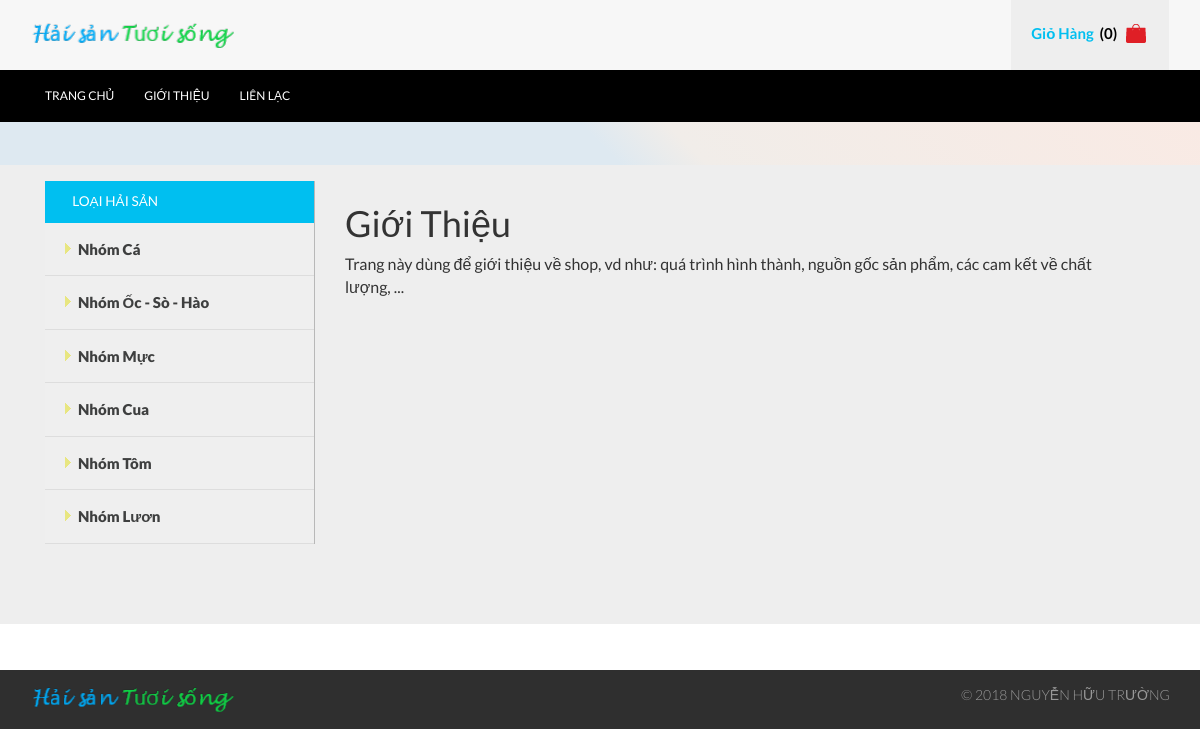
Screenshot of /index.php?c=7 with the database file from the repository.
### tables this page shows
CREATE TABLE `loaisanpham` (
  `MaLoaiSanPham` int(11) NOT NULL,
  `TenLoaiSanPham` varchar(45) NOT NULL,
  `BiXoa` tinyint(4) NOT NULL DEFAULT '0',
  `GioiThieu` varchar(255) DEFAULT NULL,
  `HinhURL` varchar(255) DEFAULT NULL
);

### libs/DataProvider.php (called while the page is built, shortened)
<?php
    class DataProvider {
        public static function ExecuteQuery($sql)
        {
            $connection = mysqli_connect('localhost','root','','nhtcsdlcuahang') or
                die ("Couldn't connect to database");
            mysqli_query($connection, "set names 'utf8'");
            $result = mysqli_query($connection, $sql);
            return $result;
        }
    }
?>

### modules/mLeftSide.php (the view)
<div class="col-md-3 sidebar_box">
    <div class="sidebar">
        <div class="menu_box">
            <h3 class="menu_head">Loại Hải Sản</h3>
            <ul class="menu">
            <?php
                $sql = "SELECT MaLoaiSanPham, TenLoaiSanPham FROM loaisanpham WHERE BiXoa = 0";
                $result = DataProvider::ExecuteQuery($sql);
                while($row = mysqli_fetch_array($result)){
                    ?>
                        <li class="item">
                            <a href="index.php?c=2&id=<?php echo $row['MaLoaiSanPham']; ?>">
                                <img class="arrow-img" src="images/f_menu.png" alt=""/><?php echo $row["TenLoaiSanPham"]; ?>
                            </a>
                        </li>
                    <?php
                }
            ?>
            </ul>
        </div>
    </div>
</div>

### css/style.css (style rules this page uses)
h4, h5, h6, h1, h2, h3 { margin-top: 0; }
ul, ol { margin: 0; }
html, body { font-family: 'Lato', sans-serif; font-size: 100%; background:#fff; }
body a { transition: 0.5s all; -webkit-transition: 0.5s all; -o-transition: 0.5s all; -ms-transition: 0.5s all; -moz-transition: 0.5s all; }
h3.menu_head { background:#00BFF0; padding:1em 0 1em 2em; color: #fff; text-transform: uppercase; font-size: 0.85em; margin: 0; }
.sidebar_box { padding-right:0; border-right: 1px solid #B8B8B8; }
.menu { width: auto; height: auto; padding: 0; margin:0; list-style: none; background: #efefef; }
ul { padding: 0; list-style: none; }
.menu > li > a { width: 100%; line-height: 3.5em; text-indent: 1.2em; display: block; position: relative; color: #3e3f3f; font-size:15px; text-decoration:none; border-bottom: 1px solid #ddd; font-weight:800; }
.menu > li > a img { vertical-align: baseline; margin-right: 5px; }

### rows the page displays
loaisanpham: TenLoaiSanPham "Nhóm Cá"
loaisanpham: TenLoaiSanPham "Nhóm Ốc - Sò - Hào"
loaisanpham: TenLoaiSanPham "Nhóm Mực"
loaisanpham: TenLoaiSanPham "Nhóm Cua"
loaisanpham: TenLoaiSanPham "Nhóm Tôm"
loaisanpham: TenLoaiSanPham "Nhóm Lươn"

### other values shown
count($gioHang->arrSanPham) "0"
